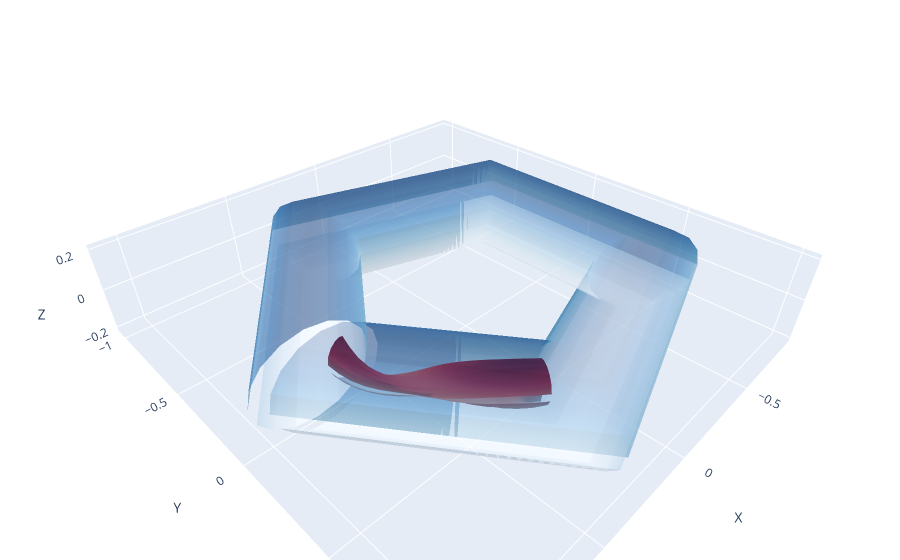

The code cell stored with this chart in its notebook:
### Code cell
# fig = surf_plasma().plotly_plot(reduce_res=1, colormap="Blues", nfp=5)
fig = go.Figure()
# fig2 = new_surf().plotly_plot(reduce_res=1, colormap="Reds", nfp=5)
# fig.add_trace(fig2.data[0])

trace = go.Surface(
    x=surf_plasma().xyz[..., 0],
    y=surf_plasma().xyz[..., 1],
    z=surf_plasma().xyz[..., 2],
    colorscale="Reds",
    showscale=False
)
fig.add_trace(trace)

trace = go.Surface(
    x=new_surf().xyz[..., 0],
    y=new_surf().xyz[..., 1],
    z=new_surf().xyz[..., 2],
    colorscale="Blues",
    opacity=0.5,
    showscale=False
)

fig.add_trace(trace)

# Update layout for better visualization
fig.update_layout(
    scene=dict(
        xaxis_title='X',
        yaxis_title='Y',
        zaxis_title='Z',
        aspectmode='data',
    ),

    margin=dict(l=0, r=0, b=0, t=30)
)

fig.show()

### Figure 1 — Plotly figure (JSON) as saved in the notebook; plotly's stock layout.template omitted (floating-point values rounded to 4 significant figures; data arrays with more than 128 entries replaced by an {"elided": "..."} marker saying what was removed)
{"data": [{"colorscale": [[0, "rgb(255,245,240)"], [0.125, "rgb(254,224,210)"], [0.25, "rgb(252,187,161)"], [0.375, "rgb(252,146,114)"], [0.5, "rgb(251,106,74)"], [0.625, "rgb(239,59,44)"], [0.75, "rgb(203,24,29)"], [0.875, "rgb(165,15,21)"], [1, "rgb(103,0,13)"]], "showscale": false, "type": "surface", "x": {"elided": "16x16 float values"}, "y": {"elided": "16x16 float values"}, "z": {"elided": "16x16 float values"}}, {"colorscale": [[0, "rgb(247,251,255)"], [0.125, "rgb(222,235,247)"], [0.25, "rgb(198,219,239)"], [0.375, "rgb(158,202,225)"], [0.5, "rgb(107,174,214)"], [0.625, "rgb(66,146,198)"], [0.75, "rgb(33,113,181)"], [0.875, "rgb(8,81,156)"], [1, "rgb(8,48,107)"]], "opacity": 0.5, "showscale": false, "type": "surface", "x": {"elided": "16x80 float values"}, "y": {"elided": "16x80 float values"}, "z": {"elided": "16x80 float values"}}], "layout": {"margin": {"b": 0, "l": 0, "r": 0, "t": 30}, "scene": {"aspectmode": "data", "xaxis": {"title": {"text": "X"}}, "yaxis": {"title": {"text": "Y"}}, "zaxis": {"title": {"text": "Z"}}}}}
